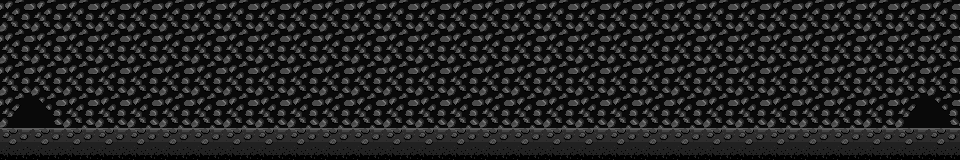

A level layout from a 2D game, rendered from its tile map. Below: a short description, then the map file with tile-grid data replaced by summaries:
An orthogonal 30x5 tile map with 32x32 px tiles, 2 tile layers (tile1, tile2), 1 hidden layer not drawn and 10 objects.

<map version="1.0" orientation="orthogonal" renderorder="right-down" width="30" height="5" tilewidth="32" tileheight="32" nextobjectid="53">
 <properties>
  <property name="scene" value="14" />
  <property name="showlight" value="1" />
 </properties>
 <tileset firstgid="1" name="tileset" tilewidth="32" tileheight="32" spacing="4" tilecount="784">
  <image source="tileset.png" width="1024" height="1024" />
 </tileset>
 <layer name="tile1" width="30" height="5">
  <data>[150 cells, 150 non-empty, 4 distinct tile ids]</data>
 </layer>
 <layer name="tile2" width="30" height="5">
  <data>[150 cells, 0 non-empty, 0 distinct tile ids]</data>
 </layer>
 <objectgroup name="objcollision">
  <object id="2" x="0" y="130" width="960" height="30">
   <properties>
    <property name="typeid" value="0" />
   </properties>
  </object>
 </objectgroup>
 <objectgroup name="objpath" />
 <objectgroup name="objact">
  <object id="23" x="256" y="48" width="16" height="16">
   <properties>
    <property name="type" value="2" />
   </properties>
   <ellipse />
  </object>
  <object id="29" x="24" y="64" width="8" height="64">
   <properties>
    <property name="nextdoor" value="1" />
    <property name="nextscene" value="1" />
    <property name="side" value="3" />
    <property name="type" value="0" />
    <property name="typeid" value="0" />
   </properties>
  </object>
  <object id="31" x="144" y="40" width="16" height="16">
   <properties>
    <property name="type" value="2" />
   </properties>
   <ellipse />
  </object>
  <object id="44" x="926" y="64" width="8" height="64">
   <properties>
    <property name="nextdoor" value="1" />
    <property name="nextscene" value="6" />
    <property name="side" value="3" />
    <property name="type" value="0" />
    <property name="typeid" value="1" />
   </properties>
  </object>
  <object id="46" x="368" y="24" width="16" height="16">
   <properties>
    <property name="type" value="2" />
   </properties>
   <ellipse />
  </object>
  <object id="47" x="448" y="48" width="16" height="16">
   <properties>
    <property name="type" value="2" />
   </properties>
   <ellipse />
  </object>
  <object id="48" x="616" y="24" width="16" height="16">
   <properties>
    <property name="type" value="2" />
   </properties>
   <ellipse />
  </object>
  <object id="49" x="720" y="32" width="16" height="16">
   <properties>
    <property name="type" value="2" />
   </properties>
   <ellipse />
  </object>
  <object id="52" x="800" y="48" width="16" height="16">
   <properties>
    <property name="type" value="2" />
   </properties>
   <ellipse />
  </object>
 </objectgroup>
 <layer name="tiledefinition" width="30" height="5" visible="0" opacity="0.9">
  <data>[150 cells, 75 non-empty, 4 distinct tile ids]</data>
 </layer>
</map>
